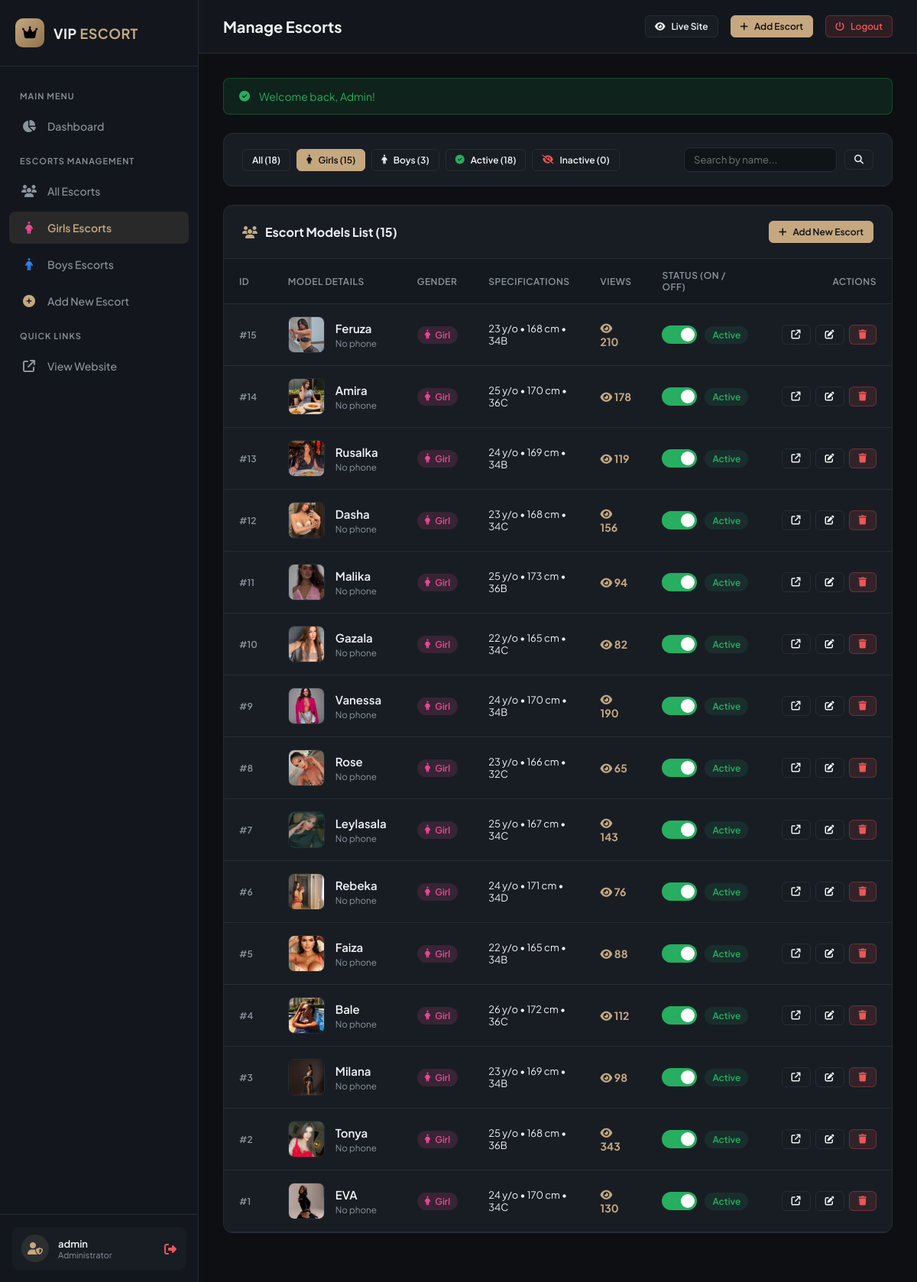
/admin/models.php?gender=girl (signed in), run on the app's committed database.
### tables this page shows
CREATE TABLE `models` (
  `id` int(11) NOT NULL AUTO_INCREMENT,
  `name` varchar(100) NOT NULL,
  `gender` enum('girl','boy') NOT NULL DEFAULT 'girl',
  `age` int(11) DEFAULT 24,
  `height` varchar(50) DEFAULT '168 cm',
  `weight` varchar(50) DEFAULT '54 kg',
  `breast_size` varchar(50) DEFAULT '34B',
  `hair` varchar(50) DEFAULT 'Brown',
  `bio` text DEFAULT NULL,
  `main_image` varchar(255) NOT NULL,
  `gallery_images` text DEFAULT NULL,
  `whatsapp` varchar(100) DEFAULT '',
  `telegram` varchar(100) DEFAULT '',
  `status` enum('active','inactive') NOT NULL DEFAULT 'active',
  `views_count` int(11) NOT NULL DEFAULT 0,
  `sort_order` int(11) NOT NULL DEFAULT 0,
  `created_at` datetime DEFAULT current_timestamp(),
  `updated_at` datetime DEFAULT current_timestamp() ON UPDATE current_timestamp(),
  PRIMARY KEY (`id`)
);

### includes/db.php (called while the page is built, shortened)
<?php
function get_image_url($path, $isSubfolder = false) {
    $cleanPath = ltrim($path, './\\');
    if ($isSubfolder) {
        return '../' . $cleanPath;
    } else {
        return './' . $cleanPath;
    }
}
function e($str) {
    return htmlspecialchars($str ?? '', ENT_QUOTES, 'UTF-8');
}

### admin/models.php (the view, shortened to what this page needs)
<?php
require_once __DIR__ . '/header.php';
$db = getDB();
$gender = $_GET['gender'] ?? '';
$status = $_GET['status'] ?? '';
$search = trim($_GET['search'] ?? '');
$sql = "SELECT * FROM models WHERE 1=1";
$params = [];
if ($gender === 'girl' || $gender === 'boy') {
    $sql .= " AND gender = :gender";
    $params['gender'] = $gender;
}
$sql .= " ORDER BY id DESC";
$stmt = $db->prepare($sql);
$stmt->execute($params);
$models = $stmt->fetchAll();
$countAll = $db->query("SELECT COUNT(*) FROM models")->fetchColumn();
$countGirls = $db->query("SELECT COUNT(*) FROM models WHERE gender = 'girl'")->fetchColumn();
$countBoys = $db->query("SELECT COUNT(*) FROM models WHERE gender = 'boy'")->fetchColumn();
$countActive = $db->query("SELECT COUNT(*) FROM models WHERE status = 'active'")->fetchColumn();
$countInactive = $db->query("SELECT COUNT(*) FROM models WHERE status = 'inactive'")->fetchColumn();
?>
<div style="background: var(--bg-card); border: 1px solid var(--border-color); border-radius: var(--radius-md); padding: 18px 24px; margin-bottom: 24px; display: flex; align-items: center; justify-content: space-between; flex-wrap: wrap; gap: 16px;">
    <div style="display: flex; gap: 8px; flex-wrap: wrap;">
        <a href="models.php" class="btn btn-sm <?= (empty($gender) && empty($status)) ? 'btn-primary' : 'btn-secondary' ?>">
            All (<?= $countAll ?>)
        </a>
        <a href="models.php?gender=girl" class="btn btn-sm <?= ($gender === 'girl') ? 'btn-primary' : 'btn-secondary' ?>">
            <i class="fa-solid fa-person-dress"></i> Girls (<?= $countGirls ?>)
        </a>
        <a href="models.php?gender=boy" class="btn btn-sm <?= ($gender === 'boy') ? 'btn-primary' : 'btn-secondary' ?>">
            <i class="fa-solid fa-person"></i> Boys (<?= $countBoys ?>)
        </a>
        <a href="models.php?status=active" class="btn btn-sm <?= ($status === 'active') ? 'btn-primary' : 'btn-secondary' ?>">
            <i class="fa-solid fa-circle-check" style="color: var(--success);"></i> Active (<?= $countActive ?>)
        </a>
        <a href="models.php?status=inactive" class="btn btn-sm <?= ($status === 'inactive') ? 'btn-primary' : 'btn-secondary' ?>">
            <i class="fa-solid fa-eye-slash" style="color: var(--danger);"></i> Inactive (<?= $countInactive ?>)
        </a>
    </div>
    <form action="models.php" method="GET" style="display: flex; gap: 10px; align-items: center;">
        <input type="text" name="search" class="form-control" placeholder="Search by name..." value="<?= e($search) ?>" style="padding: 7px 12px; font-size: 13px; width: 200px;">
        <button type="submit" class="btn btn-secondary btn-sm"><i class="fa-solid fa-magnifying-glass"></i></button>
    </form>
</div>
<div class="content-card">
    <div class="card-header">
        <div class="card-title">
            <i class="fa-solid fa-users" style="color: var(--primary);"></i>
            <span>Escort Models List (<?= count($models) ?>)</span>
        </div>
        <div>
            <a href="model-add.php<?= !empty($gender) ? '?gender=' . e($gender) : '' ?>" class="btn btn-primary btn-sm">
                <i class="fa-solid fa-plus"></i> Add New Escort
            </a>
        </div>
    </div>
    <div class="data-table-wrapper">
        <table class="data-table">
            <thead>
                <tr>
                    <th style="width: 60px;">ID</th>
                    <th>Model Details</th>
                    <th>Gender</th>
                    <th>Specifications</th>
                    <th>Views</th>
                    <th>Status (ON / OFF)</th>
                    <th style="text-align: right; width: 180px;">Actions</th>
                </tr>
            </thead>
            <tbody>
                <?php if (empty($models)): ?>
                    <tr>
                        <td colspan="7" style="text-align: center; color: var(--text-muted); padding: 40px;">
                            <i class="fa-regular fa-folder-open" style="font-size: 32px; margin-bottom: 12px; display: block;"></i>
                            No escorts found matching your criteria.
                        </td>
                    </tr>
                <?php else: ?>
                    <?php foreach ($models as $m): ?>
                        <tr>
                            <td style="color: var(--text-muted); font-size: 12px; font-weight: 600;">#<?= $m['id'] ?></td>
                            <td>
                                <div class="model-cell">
                                    <img src="<?= e(get_image_url($m['main_image'], true)) ?>" alt="<?= e($m['name']) ?>" class="model-thumb">
                                    <div>
                                        <a href="model-edit.php?id=<?= $m['id'] ?>" class="model-name" style="font-size: 15px;">
                                            <?= e($m['name']) ?>
                                        </a>
                                        <small style="color: var(--text-muted);">
                                            <?= !empty($m['whatsapp']) ? '<i class="fa-brands fa-whatsapp"></i> ' . e($m['whatsapp']) : 'No phone' ?>
                                        </small>
                                    </div>
                                </div>
                            </td>
                            <td>
                                <span class="badge badge-<?= $m['gender'] ?>">
                                    <i class="fa-solid fa-<?= $m['gender'] === 'girl' ? 'person-dress' : 'person' ?>"></i>
                                    <?= ucfirst($m['gender']) ?>
                                </span>
                            </td>
                            <td>
                                <div style="font-size: 13px;">
                                    <span><?= e($m['age'] ?? '24') ?> y/o</span> •
                                    <span><?= e($m['height'] ?? '168 cm') ?></span>
                                    <?php if ($m['gender'] === 'girl' && !empty($m['breast_size'])): ?>
                                        • <span><?= e($m['breast_size']) ?></span>
                                    <?php endif; ?>
                                </div>
                            </td>
                            <td>
                                <strong style="color: var(--primary);">
                                    <i class="fa-solid fa-eye"></i> <?= number_format($m['views_count']) ?>
                                </strong>
                            </td>
                            <td>
                                <div style="display: flex; align-items: center; gap: 10px;">
                                    <label class="status-toggle">
                                        <span class="slider"></span>
                                    </label>
                                    <span id="status-badge-<?= $m['id'] ?>" class="badge <?= $m['status'] === 'active' ? 'badge-active' : 'badge-inactive' ?>">
                                        <?= ucfirst($m['status']) ?>
                                    </span>
                                </div>
                            </td>
                            <td style="text-align: right;">
                                <div style="display: inline-flex; gap: 6px;">
                                    <a href="../profile/?id=<?= $m['id'] ?>" target="_blank" class="btn btn-secondary btn-sm" title="View Profile on Website">
                                        <i class="fa-solid fa-arrow-up-right-from-square"></i>
                                    </a>
                                    <a href="model-edit.php?id=<?= $m['id'] ?>" class="btn btn-secondary btn-sm" title="Edit Model">
                                        <i class="fa-solid fa-pen-to-square"></i>
                                    </a>
                                    <a href="model-delete.php?id=<?= $m['id'] ?>" onclick="return confirmDelete('<?= addslashes(e($m['name'])) ?>')" class="btn btn-danger btn-sm" title="Delete Model">
                                        <i class="fa-solid fa-trash"></i>
                                    </a>
                                </div>
                            </td>
                        </tr>
                    <?php endforeach; ?>
                <?php endif; ?>
            </tbody>
        </table>
    </div>
</div>
<?php require_once __DIR__ . '/footer.php'; ?>

### admin/header.php (style rules this page uses)
:root { --bg-body: #0d0f12; --bg-sidebar: #13171d; --bg-card: #181d24; --bg-card-hover: #1e242d; --bg-input: #101419; --border-color: #262c36; --border-light: #323b49; --primary: #c5a880; --primary-hover: #b09169; --primary-light: rgba(197, 168, 128, 0.12); --text-main: #f0f3f6; --text-muted: #8b949e; --danger: #eb5757; --danger-bg: rgba(235, 87, 87, 0.12); --success: #27ae60; --success-bg: rgba(39, 174, 96, 0.12); --info: #2f80ed; --radius-sm: 8px; --radius-md: 12px; --radius-lg: 16px; --transition: all 0.25s ease; }
* { box-sizing: border-box; margin: 0; padding: 0; }
body { font-family: 'Plus Jakarta Sans', sans-serif; background-color: var(--bg-body); color: var(--text-main); min-height: 100vh; display: flex; overflow-x: hidden; }
a { color: inherit; text-decoration: none; }
.btn { display: inline-flex; align-items: center; justify-content: center; gap: 8px; padding: 9px 18px; border-radius: var(--radius-sm); font-size: 14px; font-weight: 600; cursor: pointer; transition: var(--transition); border: 1px solid transparent; text-decoration: none; }
.btn-primary { background-color: var(--primary); color: #0d0f12; border-color: var(--primary); }
.btn-secondary { background-color: var(--bg-card); color: var(--text-main); border-color: var(--border-color); }
.btn-danger { background-color: var(--danger-bg); color: var(--danger); border-color: rgba(235, 87, 87, 0.3); }
.btn-sm { padding: 6px 12px; font-size: 12px; border-radius: 6px; }
.content-card { background: var(--bg-card); border: 1px solid var(--border-color); border-radius: var(--radius-md); overflow: hidden; margin-bottom: 32px; }
.card-header { padding: 20px 24px; display: flex; align-items: center; justify-content: space-between; border-bottom: 1px solid var(--border-color); flex-wrap: wrap; gap: 16px; }
.card-title { font-size: 16px; font-weight: 700; display: flex; align-items: center; gap: 10px; }
.data-table-wrapper { overflow-x: auto; }
.data-table { width: 100%; border-collapse: collapse; font-size: 14px; text-align: left; }
.data-table th { background: #14181f; padding: 14px 20px; color: var(--text-muted); font-weight: 600; font-size: 12px; text-transform: uppercase; letter-spacing: 0.5px; border-bottom: 1px solid var(--border-color); }
.data-table td { padding: 16px 20px; border-bottom: 1px solid var(--border-color); vertical-align: middle; }
.model-cell { display: flex; align-items: center; gap: 14px; }
.model-thumb { width: 48px; height: 48px; border-radius: 8px; object-fit: cover; border: 1px solid var(--border-color); background-color: var(--bg-input); }
.model-name { font-weight: 600; color: var(--text-main); display: block; }
.badge { display: inline-flex; align-items: center; gap: 6px; padding: 4px 10px; border-radius: 20px; font-size: 12px; font-weight: 600; }
.badge-girl { background: rgba(232, 74, 150, 0.15); color: #e84a96; }
.badge-active { background: var(--success-bg); color: var(--success); }
.status-toggle { position: relative; display: inline-block; width: 46px; height: 24px; }
.slider { position: absolute; cursor: pointer; top: 0; left: 0; right: 0; bottom: 0; background-color: #2c333f; transition: var(--transition); border-radius: 34px; }
.slider:before { position: absolute; content: ""; height: 18px; width: 18px; left: 3px; bottom: 3px; background-color: white; transition: var(--transition); border-radius: 50%; }
input:checked + .slider { background-color: var(--success); }
input:checked + .slider:before { transform: translateX(22px); }
.form-control { background-color: var(--bg-input); border: 1px solid var(--border-color); border-radius: var(--radius-sm); color: var(--text-main); padding: 12px 14px; font-size: 14px; font-family: inherit; transition: var(--transition); }

### data on the page
models: id "15", main_image (picture), name "Feruza", whatsapp "No phone", gender "Girl", age "23", height "168 cm", breast_size "34B", views_count "210", status "Active"
models: id "14", main_image (picture), name "Amira", whatsapp "No phone", gender "Girl", age "25", height "170 cm", breast_size "36C", views_count "178", status "Active"
models: id "13", main_image (picture), name "Rusalka", whatsapp "No phone", gender "Girl", age "24", height "169 cm", breast_size "34B", views_count "119", status "Active"
models: id "12", main_image (picture), name "Dasha", whatsapp "No phone", gender "Girl", age "23", height "168 cm", breast_size "34C", views_count "156", status "Active"
models: id "11", main_image (picture), name "Malika", whatsapp "No phone", gender "Girl", age "25", height "173 cm", breast_size "36B", views_count "94", status "Active"
models: id "10", main_image (picture), name "Gazala", whatsapp "No phone", gender "Girl", age "22", height "165 cm", breast_size "34C", views_count "82", status "Active"
models: id "9", main_image (picture), name "Vanessa", whatsapp "No phone", gender "Girl", age "24", height "170 cm", breast_size "34B", views_count "190", status "Active"
models: id "8", main_image (picture), name "Rose", whatsapp "No phone", gender "Girl", age "23", height "166 cm", breast_size "32C", views_count "65", status "Active"
models: id "7", main_image (picture), name "Leylasala", whatsapp "No phone", gender "Girl", age "25", height "167 cm", breast_size "34C", views_count "143", status "Active"
models: id "6", main_image (picture), name "Rebeka", whatsapp "No phone", gender "Girl", age "24", height "171 cm", breast_size "34D", views_count "76", status "Active"
models: id "5", main_image (picture), name "Faiza", whatsapp "No phone", gender "Girl", age "22", height "165 cm", breast_size "34B", views_count "88", status "Active"
models: id "4", main_image (picture), name "Bale", whatsapp "No phone", gender "Girl", age "26", height "172 cm", breast_size "36C", views_count "112", status "Active"
models: id "3", main_image (picture), name "Milana", whatsapp "No phone", gender "Girl", age "23", height "169 cm", breast_size "34B", views_count "98", status "Active"
models: id "2", main_image (picture), name "Tonya", whatsapp "No phone", gender "Girl", age "25", height "168 cm", breast_size "36B", views_count "343", status "Active"
models: id "1", main_image (picture), name "EVA", whatsapp "No phone", gender "Girl", age "24", height "170 cm", breast_size "34C", views_count "130", status "Active"

### other printed values
$adminUsername "admin"
$pageTitle "Manage Escorts"
$_SESSION['success'] "Welcome back, Admin!"
$countAll "18"
$countGirls "15"
$countBoys "3"
$countActive "18"
$countInactive "0"
count($models) "15"
